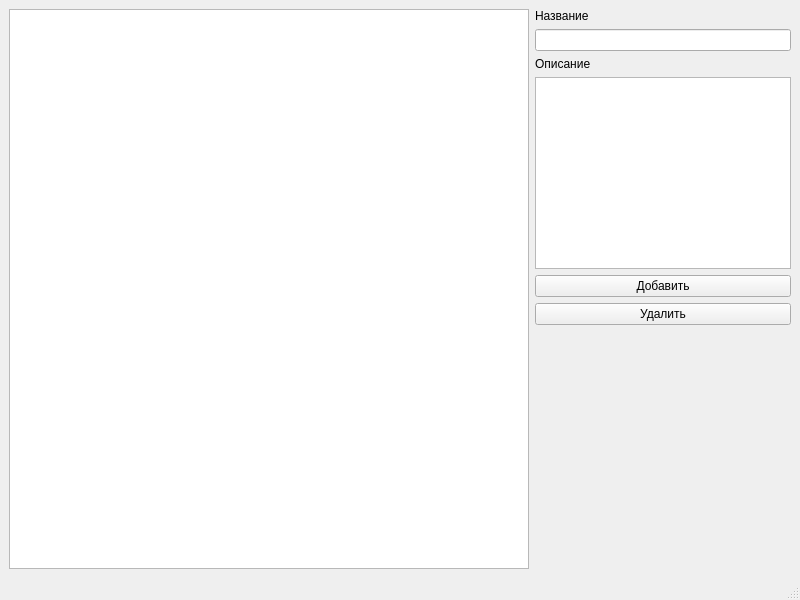
<?xml version="1.0" encoding="UTF-8"?>
<ui version="4.0">
 <class>PlaceWindow</class>
 <widget class="QMainWindow" name="PlaceWindow">
  <property name="geometry">
   <rect>
    <x>0</x>
    <y>0</y>
    <width>800</width>
    <height>600</height>
   </rect>
  </property>
  <property name="windowTitle">
   <string>MainWindow</string>
  </property>
  <widget class="QWidget" name="centralwidget">
   <layout class="QHBoxLayout" name="horizontalLayout_2">
    <item>
     <widget class="QTableView" name="tableView">
      <property name="editTriggers">
       <set>QAbstractItemView::AnyKeyPressed|QAbstractItemView::DoubleClicked|QAbstractItemView::EditKeyPressed</set>
      </property>
      <property name="alternatingRowColors">
       <bool>false</bool>
      </property>
     </widget>
    </item>
    <item>
     <layout class="QVBoxLayout" name="verticalLayout">
      <item>
       <widget class="QLabel" name="label">
        <property name="sizePolicy">
         <sizepolicy hsizetype="Preferred" vsizetype="Fixed">
          <horstretch>0</horstretch>
          <verstretch>0</verstretch>
         </sizepolicy>
        </property>
        <property name="text">
         <string>Название</string>
        </property>
       </widget>
      </item>
      <item>
       <widget class="QLineEdit" name="lineEdit">
        <property name="sizePolicy">
         <sizepolicy hsizetype="Fixed" vsizetype="Fixed">
          <horstretch>0</horstretch>
          <verstretch>0</verstretch>
         </sizepolicy>
        </property>
        <property name="maximumSize">
         <size>
          <width>1677</width>
          <height>16777215</height>
         </size>
        </property>
       </widget>
      </item>
      <item>
       <widget class="QLabel" name="label_2">
        <property name="sizePolicy">
         <sizepolicy hsizetype="Preferred" vsizetype="Fixed">
          <horstretch>0</horstretch>
          <verstretch>0</verstretch>
         </sizepolicy>
        </property>
        <property name="text">
         <string>Описание</string>
        </property>
       </widget>
      </item>
      <item>
       <widget class="QTextEdit" name="textEdit">
        <property name="sizePolicy">
         <sizepolicy hsizetype="Fixed" vsizetype="Preferred">
          <horstretch>0</horstretch>
          <verstretch>0</verstretch>
         </sizepolicy>
        </property>
        <property name="maximumSize">
         <size>
          <width>1677</width>
          <height>1677</height>
         </size>
        </property>
       </widget>
      </item>
      <item>
       <widget class="QPushButton" name="pushButton">
        <property name="sizePolicy">
         <sizepolicy hsizetype="Preferred" vsizetype="Fixed">
          <horstretch>0</horstretch>
          <verstretch>0</verstretch>
         </sizepolicy>
        </property>
        <property name="text">
         <string>Добавить</string>
        </property>
       </widget>
      </item>
      <item>
       <widget class="QPushButton" name="pushButton_3">
        <property name="sizePolicy">
         <sizepolicy hsizetype="Preferred" vsizetype="Fixed">
          <horstretch>0</horstretch>
          <verstretch>0</verstretch>
         </sizepolicy>
        </property>
        <property name="text">
         <string>Удалить</string>
        </property>
       </widget>
      </item>
      <item>
       <spacer name="verticalSpacer">
        <property name="orientation">
         <enum>Qt::Vertical</enum>
        </property>
        <property name="sizeHint" stdset="0">
         <size>
          <width>20</width>
          <height>40</height>
         </size>
        </property>
       </spacer>
      </item>
     </layout>
    </item>
   </layout>
  </widget>
  <widget class="QMenuBar" name="menubar">
   <property name="geometry">
    <rect>
     <x>0</x>
     <y>0</y>
     <width>800</width>
     <height>20</height>
    </rect>
   </property>
  </widget>
  <widget class="QStatusBar" name="statusbar"/>
 </widget>
 <resources/>
 <connections/>
</ui>
